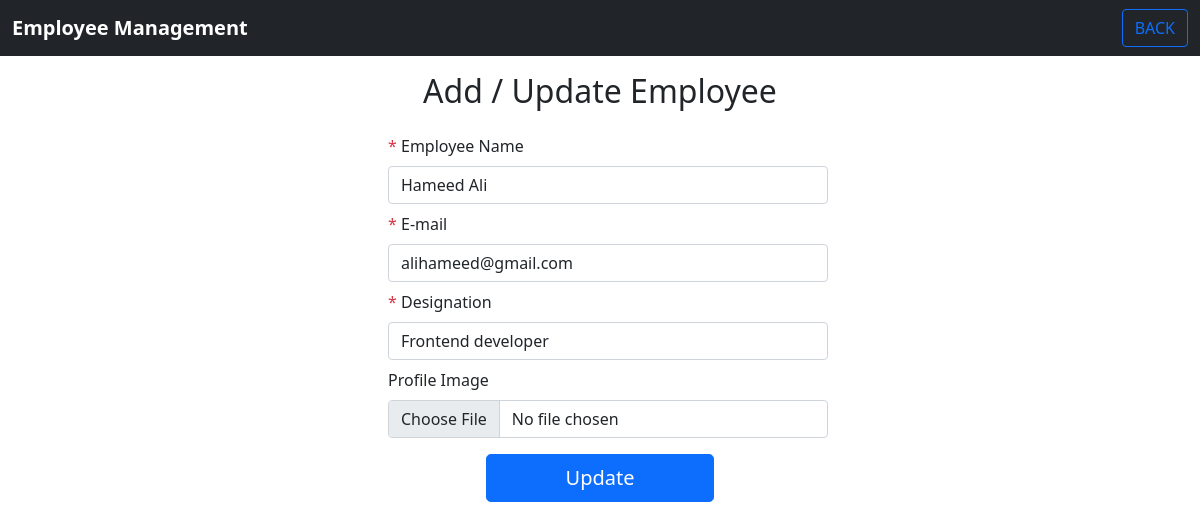
The page /emp_addform.php?emp_id=1 on the database its author committed.
### tables this page shows
CREATE TABLE `employee_data` (
  `emp_id` int(11) NOT NULL,
  `emp_name` varchar(100) NOT NULL,
  `emp_designation` varchar(100) NOT NULL,
  `mail_id` varchar(255) NOT NULL,
  `emp_image` varchar(255) NOT NULL
);

### emp_addform.php (the view, shortened to what this page needs)
<?php
include("form_submit.php");
if (isset($_GET['emp_id'])) {
    $emp_id = $_REQUEST['emp_id'];
    $query = "select * from `employee_data` where emp_id = '$emp_id'";
    $result1 = mysqli_query($connection, $query);
    $data = mysqli_fetch_assoc($result1);
}
?>
<!DOCTYPE html>
<html lang="en">
<head>
    <link href="https://cdn.jsdelivr.net/npm/bootstrap@5.0.2/dist/css/bootstrap.min.css" rel="stylesheet">
</head>
<body>
    <nav class="navbar navbar-expand-lg navbar-light bg-dark">
        <div class="container-fluid">
            <a class="navbar-brand" href="#">
                <b style="color: #fff;">Employee Management</b>
            </a>
            <a href="index.php"><button class="btn btn-outline-primary">BACK</button></a>
        </div>
    </nav>
    <div class="content">
        <div class="container" style="width: 40%;">
            <h2 class="mt-3 mb-3" style="text-align: center;">Add / Update Employee</h2>
            <div class="form">
                <form action="" method="POST" enctype="multipart/form-data">
                    <div class="ps-3 pt-2 ">
                        <label class="form-label" for="empname"><span class="text-danger">*</span> Employee Name</label>
                        <input type="text" class="form-control" name="empname" placeholder="Enter employee name." value="<?php echo isset($data['emp_name']) ? $data['emp_name'] : ''; ?>">
                    </div>
                    <div class="ps-3 pt-2">
                        <label class="form-label" for="email"><span class="text-danger">*</span> E-mail</label>
                        <input type="text" class="form-control" name="email" placeholder="example@gmail.com" value="<?php echo isset($data['mail_id']) ? $data['mail_id'] : ''; ?>">
                    </div>
                    <div class="ps-3 pt-2">
                        <label class="form-label" for="desgn"><span class="text-danger">*</span> Designation</label>
                        <input type="text" class="form-control" name="desgn" placeholder="Enter your designation." value="<?php echo isset($data['emp_designation']) ? $data['emp_designation'] : ''; ?>">
                    </div>
                    <div class="ps-3 pt-2">
                        <label class="form-label" for="image">Profile Image</label>
                        <input type="file" class="form-control" name="emp_image" id="image" value="<?php echo isset($data['emp_image']) ? $data['emp_image'] : ''; ?>">
                    </div>
                    <div class="d-grid gap-2 col-6 mx-auto mt-3">
                        <?php
                        if (isset($_GET['emp_id'])) {
                        ?>
                            <button type="submit" name="update" class="btn btn-lg btn-primary addbtn">Update</button>
                        <?php
                        } else {
                        ?>
                            <button type="submit" name="submit" class="btn btn-lg btn-primary addbtn">Save</button>
                        <?php
                        }
                        ?>
                    </div>
                </form>
            </div>
        </div>
    </div>
</body>
</html>

### rows shown on the page
employee_data: empname "Hameed Ali", email "alihameed@gmail.com", desgn "Frontend developer"
